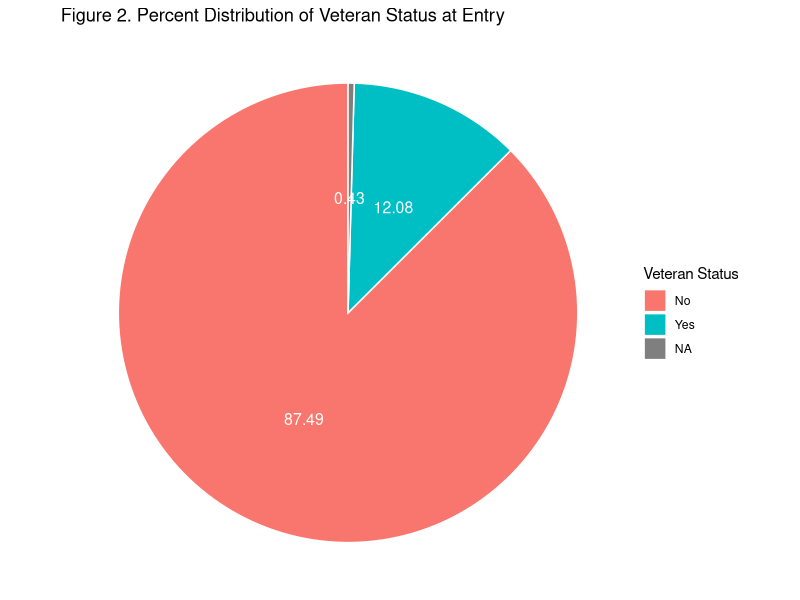
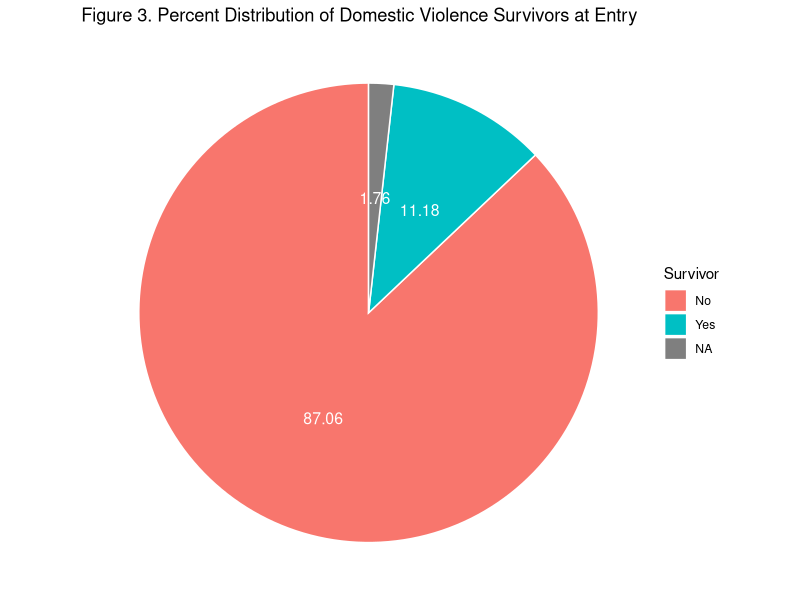
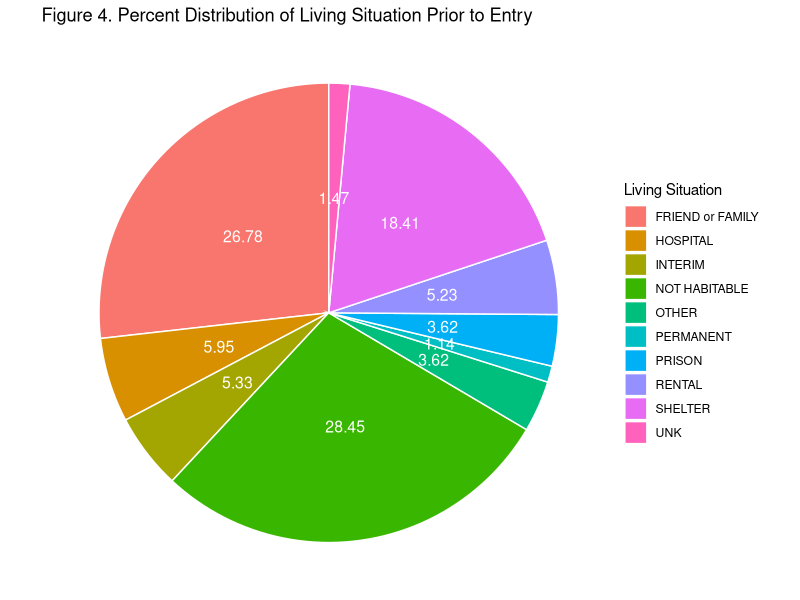
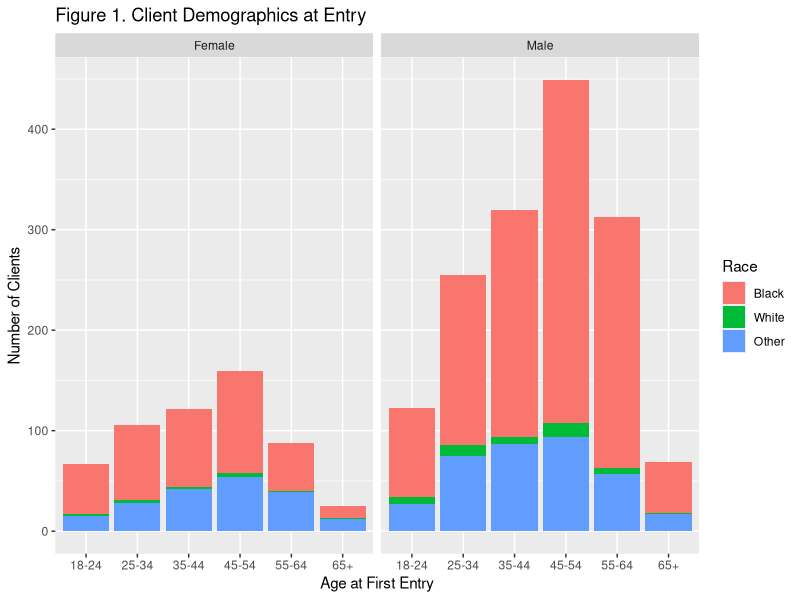
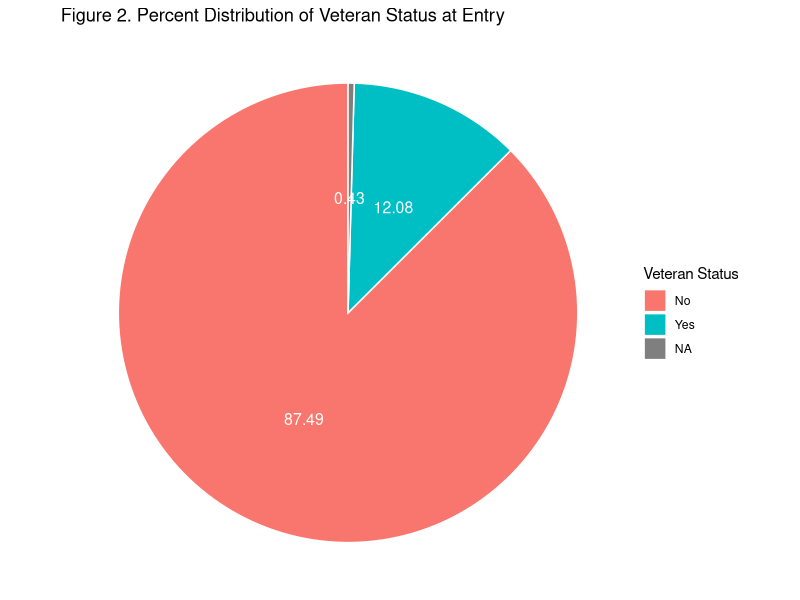
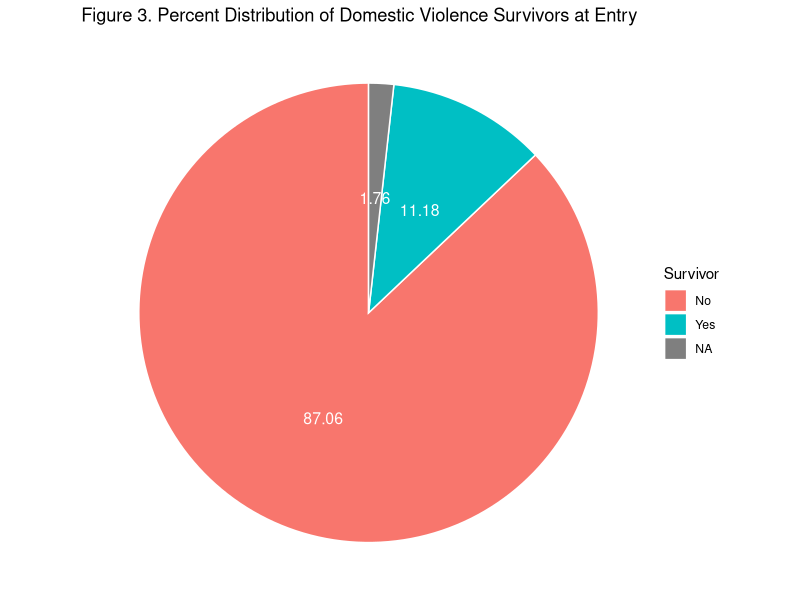
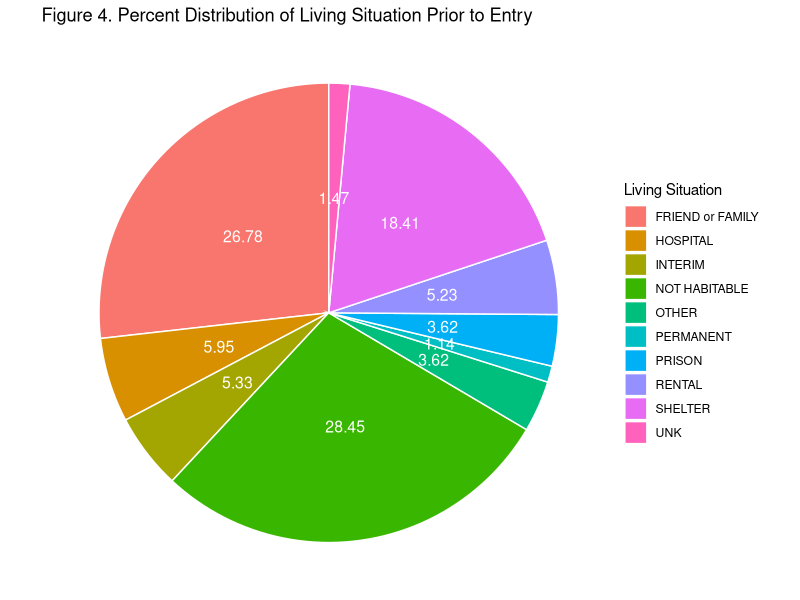

The R source for these figures, in order:
# DEMOGRAPHICS PLOTS
library(tidyverse)

#setwd("C:/Users/tshin/Documents/GitHub/bios611-projects-fall-2019-tshing17/project_3/")
first<-read.delim('../data/analytic_first.tsv', sep="\t", header=TRUE, na.strings = c("", "NA"))

# bar chart for Age, colored by race, split by gender 
agebreaks <- c(18,25,35,45,55,65,500)
agelabels <- c("18-24","25-34","35-44","45-54","55-64","65+")
first$Client.Age.at.Entry.Cat <- cut(first$Client.Age.at.Entry, breaks = agebreaks, labels = agelabels, right = FALSE)

first = first %>% mutate(Client.Primary.Race2=
                           ifelse(is.na(Client.Primary.Race)|
                                    Client.Primary.Race=='Native Hawaiian or Other Pacific Islander'|
                                    Client.Primary.Race=='American Indian or Alaska Native'|
                                    Client.Primary.Race=='Asian','Other',Client.Primary.Race))


demog_plot=ggplot(filter(first, !is.na(Client.Gender), !is.na(Client.Primary.Race2)), 
       aes(x=Client.Age.at.Entry.Cat, fill=Client.Primary.Race2))+
  geom_bar(position="stack")+
  facet_wrap(~ Client.Gender)+
  labs(x='Age at First Entry', y='Number of Clients', title='Figure 1. Client Demographics at Entry')+
  scale_fill_discrete(name = "Race", labels = c("Black", "White", "Other"))

ggsave("../results/demog_plot.png", demog_plot)


# veteran status
veteran = first %>%
  group_by(Client.Veteran.Status) %>%
  summarise(freq=n()) %>%
  mutate(pct=(freq/2102)*100)

veteran_plot = ggplot(data=veteran, aes(x="", y=pct, fill=Client.Veteran.Status))+
  geom_bar(stat="identity", width=1, color="white")+
  coord_polar("y", start=0)+
  theme_void()+
  geom_text(aes(label = round(pct,2)), position = position_stack(vjust = 0.5), color = "white", size=4)+
  labs(title="Figure 2. Percent Distribution of Veteran Status at Entry", fill='Veteran Status')
veteran_plot

ggsave("../results/veteran_plot.png", veteran_plot)

# domestic violence
domestic_violence = first %>%
  group_by(Domestic.violence.victim.survivor) %>%
  summarise(freq=n()) %>%
  mutate(pct=(freq/2102)*100)

domestic_violence_plot = ggplot(data=domestic_violence, aes(x="", y=pct, fill=Domestic.violence.victim.survivor))+
  geom_bar(stat="identity", width=1, color="white")+
  coord_polar("y", start=0)+
  theme_void()+
  geom_text(aes(label = round(pct,2)), position = position_stack(vjust = 0.5), color = "white", size=4)+
  labs(title="Figure 3. Percent Distribution of Domestic Violence Survivors at Entry", fill='Survivor')
domestic_violence_plot

ggsave("../results/domestic_violence_plot.png", domestic_violence_plot)

# prior living situation
prior_living = first %>%
  group_by(Prior.Living) %>%
  summarise(freq=n()) %>%
  mutate(pct=(freq/2102)*100)

prior_living_plot = ggplot(data=prior_living, aes(x="", y=pct, fill=Prior.Living))+
  geom_bar(stat="identity", width=1, color="white")+
  coord_polar("y", start=0)+
  theme_void()+
  geom_text(aes(label = round(pct,2)), position = position_stack(vjust = 0.5), color = "white", size=4)+
  labs(title="Figure 4. Percent Distribution of Living Situation Prior to Entry", fill='Living Situation')
prior_living_plot

ggsave("../results/prior_living_plot.png", prior_living_plot)
